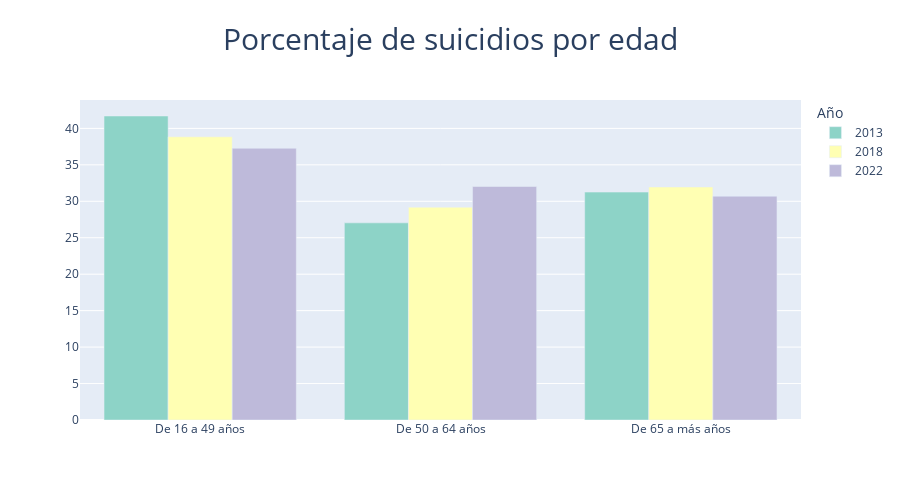

Notebook code for this chart:
### Code cell
fig = px.bar(data_suicidios_edad.melt(id_vars='Edad', var_name='Año', value_name='Porcentaje de Suicidios'),
             x='Edad', y='Porcentaje de Suicidios', color='Año',
             labels={'Porcentaje de Suicidios': ' ', 'Edad': ' '},
             title='Porcentaje de suicidios por edad',
             height=500,
             barmode='group',  
             color_discrete_sequence=px.colors.qualitative.Set3)

fig.update_layout(title_text='Porcentaje de suicidios por edad', title_x=0.5, title_font=dict(size=30))

fig.show()

### Figure 1 — Plotly figure (JSON) as saved in the notebook; plotly's stock layout.template omitted (floating-point values rounded to 4 significant figures)
{"data": [{"alignmentgroup": "True", "hovertemplate": "Año=2013<br> =%{y}<extra></extra>", "legendgroup": "2013", "marker": {"color": "rgb(141,211,199)", "pattern": {"shape": ""}}, "name": "2013", "offsetgroup": "2013", "orientation": "v", "showlegend": true, "textposition": "auto", "type": "bar", "x": ["De 16 a 49 años", "De 50 a 64 años", "De 65 a más años"], "xaxis": "x", "y": [41.7, 27.04, 31.26], "yaxis": "y"}, {"alignmentgroup": "True", "hovertemplate": "Año=2018<br> =%{y}<extra></extra>", "legendgroup": "2018", "marker": {"color": "rgb(255,255,179)", "pattern": {"shape": ""}}, "name": "2018", "offsetgroup": "2018", "orientation": "v", "showlegend": true, "textposition": "auto", "type": "bar", "x": ["De 16 a 49 años", "De 50 a 64 años", "De 65 a más años"], "xaxis": "x", "y": [38.84, 29.19, 31.96], "yaxis": "y"}, {"alignmentgroup": "True", "hovertemplate": "Año=2022<br> =%{y}<extra></extra>", "legendgroup": "2022", "marker": {"color": "rgb(190,186,218)", "pattern": {"shape": ""}}, "name": "2022", "offsetgroup": "2022", "orientation": "v", "showlegend": true, "textposition": "auto", "type": "bar", "x": ["De 16 a 49 años", "De 50 a 64 años", "De 65 a más años"], "xaxis": "x", "y": [37.27, 32.03, 30.7], "yaxis": "y"}], "layout": {"barmode": "group", "height": 500, "legend": {"title": {"text": "Año"}, "tracegroupgap": 0}, "title": {"font": {"size": 30}, "text": "Porcentaje de suicidios por edad", "x": 0.5}, "xaxis": {"anchor": "y", "domain": [0, 1], "title": {"text": " "}}, "yaxis": {"anchor": "x", "domain": [0, 1], "title": {"text": " "}}}}
